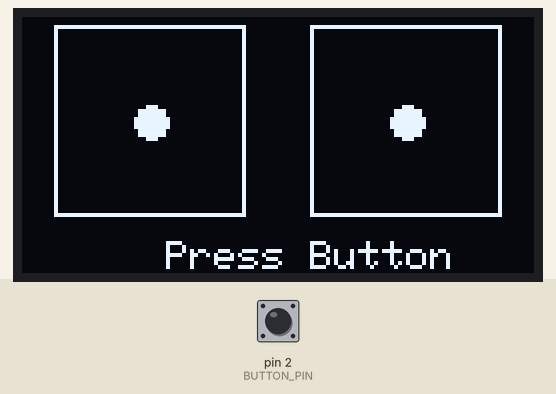
Recording of a sketch running on a simulated Arduino Uno, built with avr-gcc and run on an emulated ATmega328P. Shown: 128×64 one-colour display. The inputs (shaded band) are chosen by the test bench; at power-on: pin 2 (BUTTON_PIN) HIGH. Random numbers use the default seed unless the sketch sets one.

Above: at 1.2 s.
1.3 s: pin 2 (BUTTON_PIN) pulled LOW for 0.15 s
At 7.3 s:
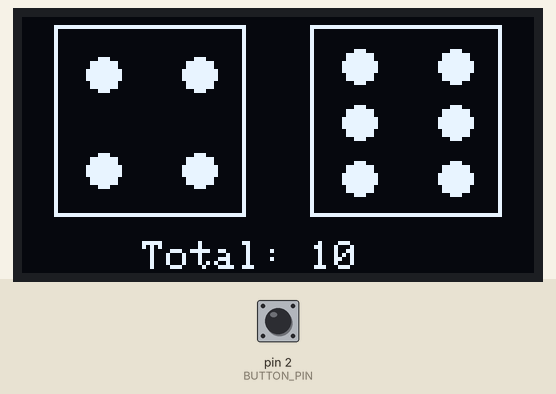
7.6 s: pin 2 (BUTTON_PIN) driven LOW
At 8.8 s:
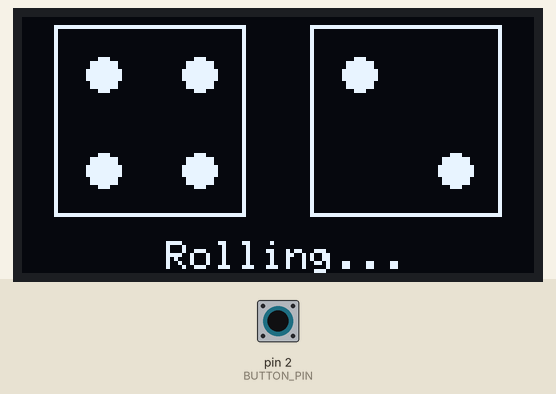
Timing chart, 0 to 10.1 s (numbered marks = the images above; inputs shaded):
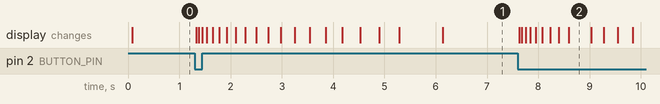

Measured:
- after the input at 1.3 s, the display: first changes at once (image 1 shows a later state)
- after the input at 7.6 s, the display: first changes at once (image 2 shows a later state)
- what the display in image 2 shows lasts 0.4 s, from 8.6 s to 9.0 s

The sketch:

PELS_Two_Dice_Roller.ino
```cpp
//libraries needed
#include <Wire.h>
#include <Adafruit_GFX.h>
#include <Adafruit_SSD1306.h>

//parameters of OLED Screen
#define SCREEN_WIDTH 128
#define SCREEN_HEIGHT 64
#define OLED_RESET -1

Adafruit_SSD1306 oled(SCREEN_WIDTH, SCREEN_HEIGHT, &Wire, OLED_RESET);

const byte BUTTON_PIN = 2; //Connected on D2 pin
//define each die
int dice1 = 1;
int dice2 = 1;

//inital screen
void setup() {
  pinMode(BUTTON_PIN, INPUT_PULLUP);

  oled.begin(SSD1306_SWITCHCAPVCC, 0x3C);
  oled.clearDisplay();
  oled.display();

  randomSeed(analogRead(A0));

  showDice("Press Button");
}

void loop() {
  if (digitalRead(BUTTON_PIN) == LOW) {
    rollDiceAnimation();
    delay(250); // debounce
  }
}

void rollDiceAnimation() {
  int delayTime = 20;

  for (int i = 0; i < 20; i++) {
    dice1 = random(1, 7);
    dice2 = random(1, 7);

    showDice("Rolling...");
    delay(delayTime);

    delayTime += 20;
  }

  showResult();
}

void showDice(const char* message) {
  oled.clearDisplay();

  oled.setTextSize(1);
  oled.setTextColor(SSD1306_WHITE);
  oled.setCursor(36, 56);
  oled.print(message);

  drawDie(8, 2, dice1);
  drawDie(72, 2, dice2);

  oled.display();
}

void showResult() {
  oled.clearDisplay();

  drawDie(8, 2, dice1);
  drawDie(72, 2, dice2);

  oled.setTextSize(1);
  oled.setTextColor(SSD1306_WHITE);

  oled.setCursor(30, 56);
  oled.print("Total: ");
  oled.print(dice1 + dice2);

  oled.display();
}

void drawDie(int x, int y, int value) {
  oled.drawRect(x, y, 48, 48, SSD1306_WHITE);

  if (value == 1) {
    oled.fillCircle(x + 24, y + 24, 4, SSD1306_WHITE);
  }
  else if (value == 2) {
    oled.fillCircle(x + 12, y + 12, 4, SSD1306_WHITE);
    oled.fillCircle(x + 36, y + 36, 4, SSD1306_WHITE);
  }
  else if (value == 3) {
    oled.fillCircle(x + 12, y + 12, 4, SSD1306_WHITE);
    oled.fillCircle(x + 24, y + 24, 4, SSD1306_WHITE);
    oled.fillCircle(x + 36, y + 36, 4, SSD1306_WHITE);
  }
  else if (value == 4) {
    oled.fillCircle(x + 12, y + 12, 4, SSD1306_WHITE);
    oled.fillCircle(x + 36, y + 12, 4, SSD1306_WHITE);
    oled.fillCircle(x + 12, y + 36, 4, SSD1306_WHITE);
    oled.fillCircle(x + 36, y + 36, 4, SSD1306_WHITE);
  }
  else if (value == 5) {
    oled.fillCircle(x + 12, y + 12, 4, SSD1306_WHITE);
    oled.fillCircle(x + 36, y + 12, 4, SSD1306_WHITE);
    oled.fillCircle(x + 24, y + 24, 4, SSD1306_WHITE);
    oled.fillCircle(x + 12, y + 36, 4, SSD1306_WHITE);
    oled.fillCircle(x + 36, y + 36, 4, SSD1306_WHITE);
  }
  else if (value == 6) {
    oled.fillCircle(x + 12, y + 10, 4, SSD1306_WHITE);
    oled.fillCircle(x + 36, y + 10, 4, SSD1306_WHITE);
    oled.fillCircle(x + 12, y + 24, 4, SSD1306_WHITE);
    oled.fillCircle(x + 36, y + 24, 4, SSD1306_WHITE);
    oled.fillCircle(x + 12, y + 38, 4, SSD1306_WHITE);
    oled.fillCircle(x + 36, y + 38, 4, SSD1306_WHITE);
  }
}
```
